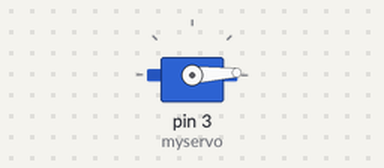
The sketch below on a simulated Arduino Uno, built with avr-gcc and run on an emulated ATmega328P. Parts: servo.

Above: at 0.05 s.
At 0.85 s:
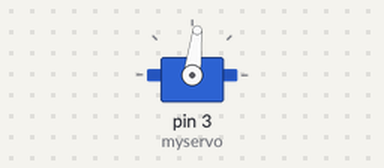
At 1.2 s:
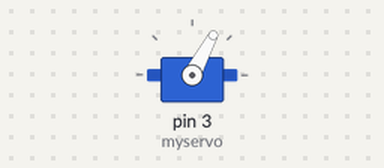
At 1.65 s:
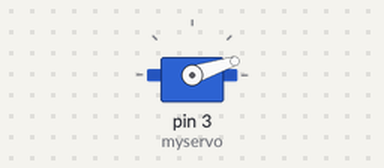
Timing chart, 0 to 4.2 s (numbered marks = the images above):
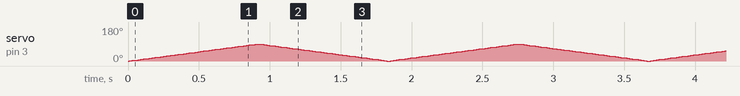

The sketch:

servo.ino
```cpp
#include <Servo.h>
Servo myservo;
int i;
int x;
int y;
void setup() {
  myservo.attach(3);


}

void loop() {
  for (i = 0; i<=90; i++){
    myservo.write(i);
    delay(10);
  }
  for (i = 90; i>=0; i--){
    myservo.write(i);
    delay(10);
  }
}
```
